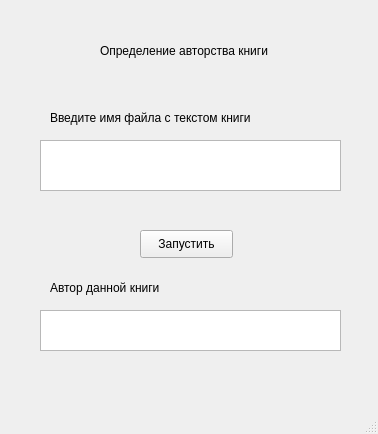
<?xml version="1.0" encoding="UTF-8"?>
<ui version="4.0">
 <class>MainWindow</class>
 <widget class="QMainWindow" name="MainWindow">
  <property name="geometry">
   <rect>
    <x>0</x>
    <y>0</y>
    <width>378</width>
    <height>434</height>
   </rect>
  </property>
  <property name="windowTitle">
   <string>MainWindow</string>
  </property>
  <widget class="QWidget" name="centralwidget">
   <widget class="QPushButton" name="pushButton">
    <property name="geometry">
     <rect>
      <x>140</x>
      <y>230</y>
      <width>93</width>
      <height>28</height>
     </rect>
    </property>
    <property name="text">
     <string>Запустить</string>
    </property>
   </widget>
   <widget class="QLabel" name="label">
    <property name="geometry">
     <rect>
      <x>100</x>
      <y>10</y>
      <width>321</width>
      <height>81</height>
     </rect>
    </property>
    <property name="lineWidth">
     <number>4</number>
    </property>
    <property name="text">
     <string>Определение авторства книги</string>
    </property>
   </widget>
   <widget class="QTextEdit" name="textEdit">
    <property name="geometry">
     <rect>
      <x>40</x>
      <y>140</y>
      <width>301</width>
      <height>51</height>
     </rect>
    </property>
    <property name="html">
     <string>&lt;!DOCTYPE HTML PUBLIC &quot;-//W3C//DTD HTML 4.0//EN&quot; &quot;http://www.w3.org/TR/REC-html40/strict.dtd&quot;&gt;
&lt;html&gt;&lt;head&gt;&lt;meta name=&quot;qrichtext&quot; content=&quot;1&quot; /&gt;&lt;style type=&quot;text/css&quot;&gt;
p, li { white-space: pre-wrap; }
&lt;/style&gt;&lt;/head&gt;&lt;body style=&quot; font-family:'MS Shell Dlg 2'; font-size:7.8pt; font-weight:400; font-style:normal;&quot;&gt;
&lt;p style=&quot;-qt-paragraph-type:empty; margin-top:0px; margin-bottom:0px; margin-left:0px; margin-right:0px; -qt-block-indent:0; text-indent:0px;&quot;&gt;&lt;br /&gt;&lt;/p&gt;&lt;/body&gt;&lt;/html&gt;</string>
    </property>
   </widget>
   <widget class="QLabel" name="label_2">
    <property name="geometry">
     <rect>
      <x>50</x>
      <y>110</y>
      <width>211</width>
      <height>16</height>
     </rect>
    </property>
    <property name="text">
     <string>Введите имя файла с текстом книги</string>
    </property>
   </widget>
   <widget class="QTextBrowser" name="textBrowser">
    <property name="geometry">
     <rect>
      <x>40</x>
      <y>310</y>
      <width>301</width>
      <height>41</height>
     </rect>
    </property>
   </widget>
   <widget class="QLabel" name="label_3">
    <property name="geometry">
     <rect>
      <x>50</x>
      <y>280</y>
      <width>121</width>
      <height>16</height>
     </rect>
    </property>
    <property name="text">
     <string>Автор данной книги</string>
    </property>
   </widget>
  </widget>
  <widget class="QMenuBar" name="menubar">
   <property name="geometry">
    <rect>
     <x>0</x>
     <y>0</y>
     <width>378</width>
     <height>26</height>
    </rect>
   </property>
  </widget>
  <widget class="QStatusBar" name="statusbar"/>
 </widget>
 <resources/>
 <connections/>
</ui>
